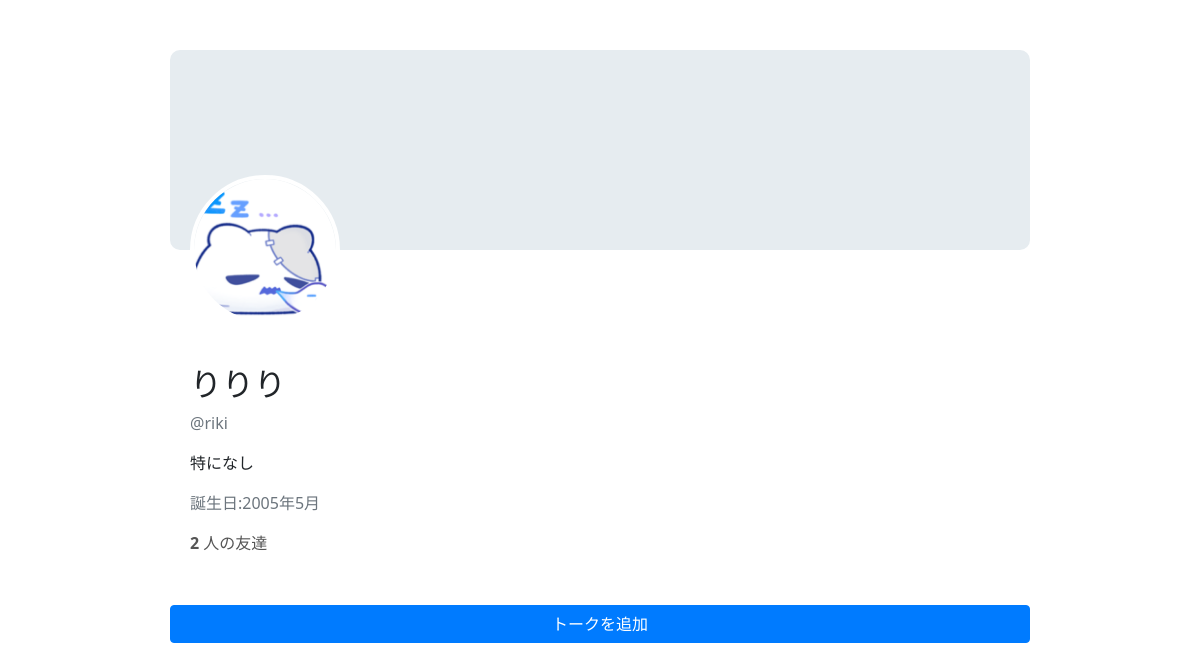
The page /home/riki/りりり-profile/ on the database as committed earlier.
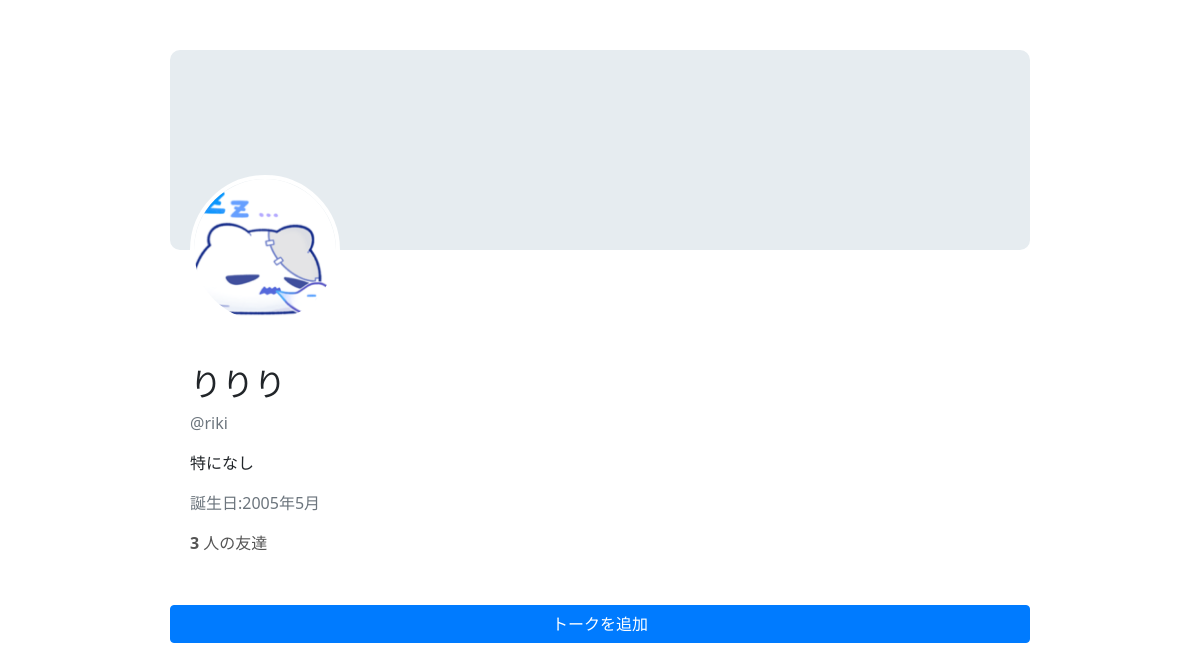
The same page on the database as committed later.
### chat/models.py (models this page shows)
class MyProfile(models.Model):
    name = models.CharField(max_length=100)
    email = models.CharField(max_length=100)
    user_id  = models.CharField(max_length=100)
    nickname = models.CharField(max_length=100)
    profile = models.CharField(max_length=100,null = True,blank = True)
    birthday = models.DateField(max_length=100,default=date(1950, 1, 1))
    room_ids = models.JSONField(default=list,null = True,blank = True)
    avater = models.ImageField(upload_to='avatars/', null=True, blank=True)

### chat/views.py (the view)
# urls.py: path('home/<str:username>/<str:nickname>-profile/', views.profile, name='profile'),
def profile(request,username,nickname):
    profile = MyProfile.objects.get(nickname= nickname)
    return render(request,'profile/profile.html',{'profile':profile,'username':username})

### templates/profile/profile.html (shortened to what this page needs)
<!DOCTYPE html>
<html lang="ja">
<head>
  <link rel="stylesheet" href="https://stackpath.bootstrapcdn.com/bootstrap/4.5.2/css/bootstrap.min.css">
</head>
<body>
<div class="container">
  <div class="cover">
    {% if profile and profile.avater %}
      <img src="{{ profile.avater.url }}" alt="プロフィール画像" class="avatar">
    {% else %}
      <div class="avatar" style="background-color:#ccc;"></div>
    {% endif %}
  </div>
  <div class="profile-content">
    {% if profile %}
      <h2>{{ profile.nickname }}</h2>
      <p class="text-muted">@{{ username }}</p>
      <p>{{ profile.profile }}</p>
      <p class="text-muted">誕生日:{{ profile.birthday|date:"Y年n月" }}</p>
      <div class="stats">
        <span><strong>{{ profile.room_ids|length }}</strong> 人の友達</span>
      </div>
    {% else %}
      <p>プロフィールがまだ作成されていません。</p>
      <a href="{% url 'myprofile_add' username %}" class="btn btn-success">プロフィールを作成</a>
    {% endif %}
  </div>
  <div class="add-chat-btn">
    <form action="personal_chat_add_home" method="POST">
      <input type="submit" value="トークを追加" class="btn btn-primary btn-block">
    </form>
  </div>
</div>
</body>
</html>

Rows that differ between the two databases and show on the page:
changed MyProfile "りりり": room_ids|length "2" → "3"
